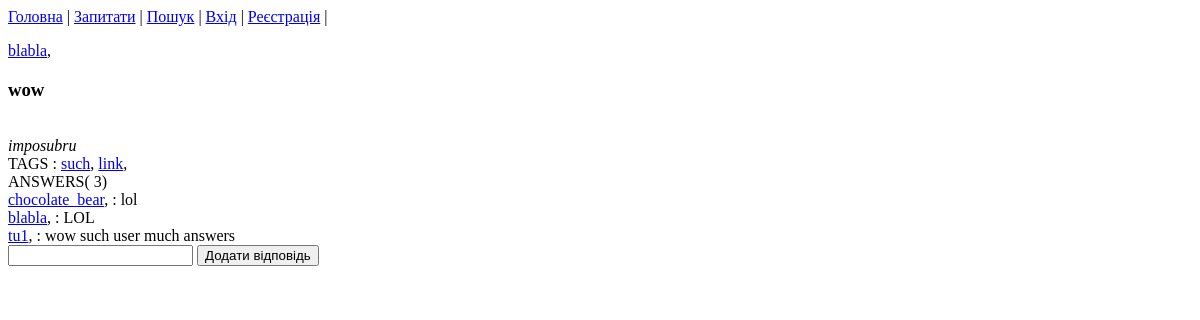
The app's page /details?id=25, older data.
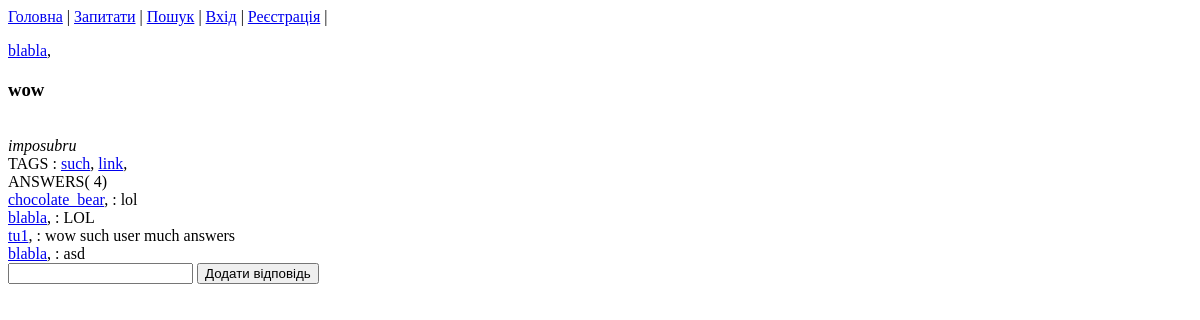
The same page, newer data.
### qanda/models.py (models this page shows)
class Question(models.Model):
   title = models.TextField()
   content = models.TextField()
   postdate = models.DateField()
   user_iduser = models.ForeignKey(User)
   likes = models.ManyToManyField(User1,related_name="question_likes", default=0) #???
   tags = models.ManyToManyField(Tag,related_name="question_tags")

class Tag(models.Model):
    name = models.CharField(max_length=65, unique=True)

class Answer(models.Model):
    content = models.TextField()
    postdate = models.DateField()
    user_iduser = models.ForeignKey(User)
    question_idquestion = models.ForeignKey('Question', db_column='question_idquestion', related_name='answers')
    likes = models.ManyToManyField(User1, related_name="answer_likes")

### qanda/views.py (the view, shortened to what this page needs)
# urls.py: url(r'details', 'qanda.views.details'),
def details(request):
    if request.method == 'GET':
        qst = Question.objects.get(id=int(request.GET['id']))
        return render_to_response('details.html', {'obj': qst},  context_instance=RequestContext(request))

### qanda/templates/details.html (shortened to what this page needs)
{% extends "base.html" %}
{% block main_content %}
    <a href="index?search_by_user={{ obj.user_iduser.id }}" > {{ obj.user_iduser.username }}</a>,
    <h3>{{ obj.title }}</h3><br>
    <i>{{ obj.content }}</i><br>
    TAGS :
        {% for t in obj.tags.all %}
        <a href="index?search_tag={{ t.id }}" >{{ t.name }}</a>,
        {% endfor %}
    <br>ANSWERS( {{ obj.answers.all|length }})
    {% for an in  obj.answers.all %}
        <br> <a href="index?search_by_user={{ an.user_iduser.id }}" > {{ an.user_iduser.username }}</a>, : {{ an.content }}
    {% endfor %}
    <form action="details_add_answer" method="POST">{% csrf_token %}
    <input type="text" name="content">
    <input type="submit" value="Додати відповідь">
    </form>
{% endblock %}

### qanda/templates/base.html (shortened to what this page needs)
<!DOCTYPE html>
<html>
<head>
</head>
<body>
<a href="index">Головна</a> | <a href="add">Запитати</a> | <a href="search"> Пошук</a>  | {% if user.is_authenticated %}
                                                                                            <a href="logout">Вихід</a>
                                                                                            {% else %}
                                                                                                <a href="login">Вхід</a> |
                                                                                                <a href="register">Реєстрація</a>
                                                                                            {% endif %} |
{% block main_content %}
{% endblock %}
</body>
</html>

Row changes from the older to the newer data that the page shows:
computed for Question "wow": answers.all|length "3" → "4"
added Answer: user_iduser.username "blabla", content "asd"
